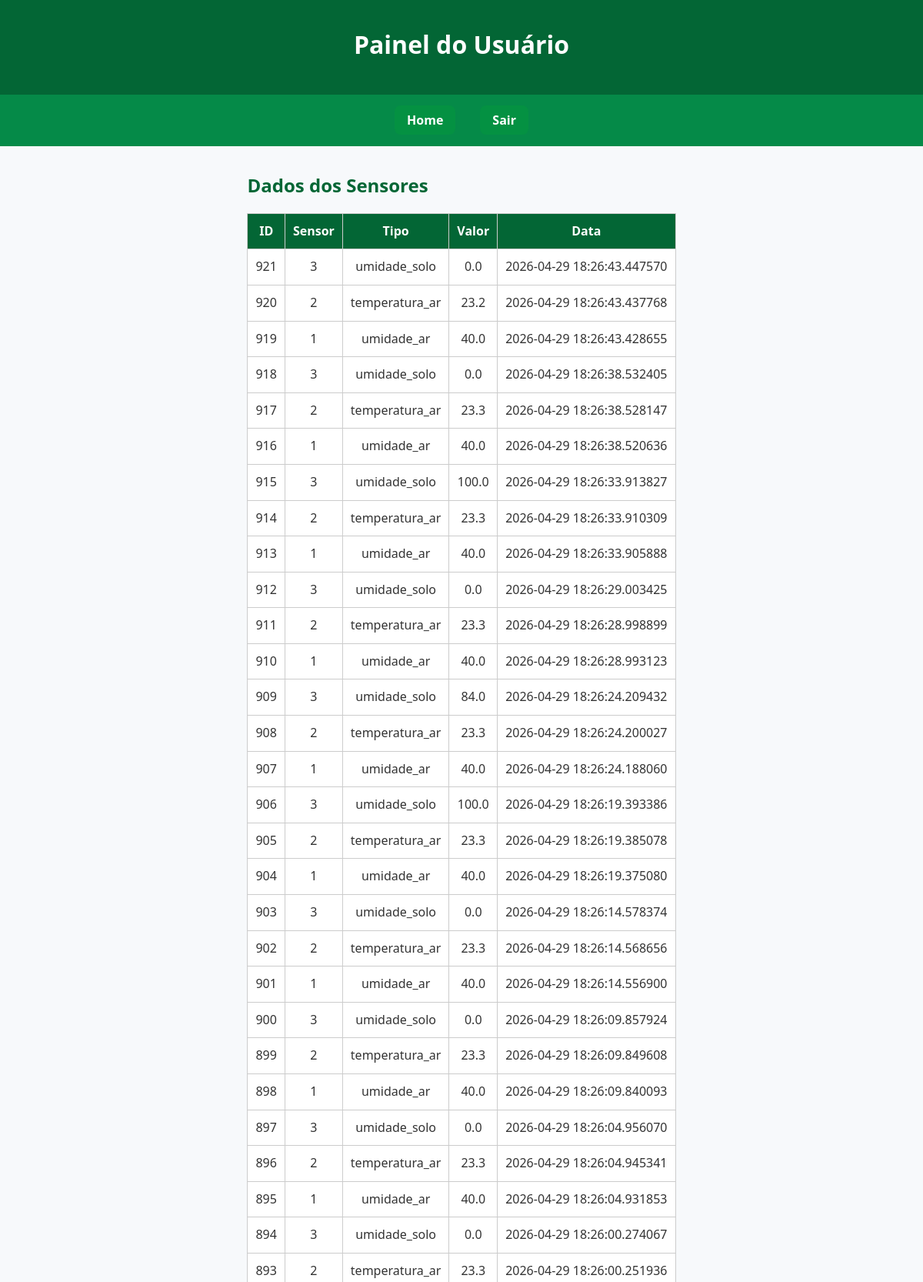
/user (upper part), run on the app's committed database.
### modelo/leitura.py (models this page shows, shortened)
class Leitura(db.Model):
    __tablename__ = "leituras"
    id = db.Column(db.Integer, primary_key=True)
    sensor_id = db.Column(db.String(50), nullable=False)
    tipo = db.Column(db.String(50), nullable=False)
    valor = db.Column(db.Float, nullable=False)
    timestamp = db.Column(db.DateTime, default=lambda: datetime.now(ZoneInfo("America/Sao_Paulo")))

### routes/usuario_bp.py (the view)
@login_required
@user_bp.route("/user", methods=["GET"])
def user_list():
    leituras = LeituraDAO.listar_todas()
    leituras_data = [{
        "id": l.id,
        "sensor_id": l.sensor_id,
        "tipo": l.tipo,
        "valor": getattr(l, "valor", None),
        "timestamp": str(l.timestamp)
    } for l in leituras]
    return render_template("user_list.html", leituras=leituras_data)

### dao/leituraDAO.py (called while the page is built)
    @staticmethod
    def listar_todas():
        return Leitura.query.order_by(Leitura.timestamp.desc()).all()

### templates/user_list.html (shortened to what this page needs)
<!DOCTYPE html>
<html>
<head>
    <link rel="stylesheet" href="/static/css/painel.css">
</head>
<body>
<header>
    <h1>Painel do Usuário</h1>
</header>
<nav>
    <ul>
        <li><a href="/painel">Home</a></li>
        <li><a href="/nome/logout">Sair</a></li>
    </ul>
</nav>
<main>
<h2>Dados dos Sensores </h2>
<table>
    <tr>
        <th>ID</th>
        <th>Sensor</th>
        <th>Tipo</th>
        <th>Valor</th>
        <th>Data</th>
    </tr>
    {% for l in leituras %}
    <tr>
        <td>{{ l.id }}</td>
        <td>{{ l.sensor_id }}</td>
        <td>{{ l.tipo }}</td>
        <td>{{ l.valor }}</td>
        <td>{{ l.timestamp }}</td>
    </tr>
    {% endfor %}
</table>
</main>
</body>
</html>

### static/css/painel.css (style rules this page uses)
* { margin: 0; padding: 0; box-sizing: border-box; font-family: "Segoe UI", Roboto, sans-serif; }
body { background: #f7f9fb; color: #333; line-height: 1.6; display: flex; flex-direction: column; min-height: 100vh; }
header { background: #036635; color: #fff; text-align: center; padding: 2rem 1rem; box-shadow: 0 2px 6px rgba(0,0,0,0.2); }
header h1 { font-size: 2rem; margin-bottom: .5rem; }
nav { background: #058a48; padding: 0.8rem; }
nav ul { list-style: none; display: flex; justify-content: center; flex-wrap: wrap; }
nav ul li { margin: 0.5rem 1rem; }
nav ul li a { color: #fff; text-decoration: none; padding: .5rem 1rem; border-radius: 8px; background: #049142; transition: 0.3s; font-weight: bold; }
main { flex: 1; padding: 2rem; max-width: 900px; margin: auto; }
main h2 { color: #036635; margin-bottom: 1rem; }
table { width: 100%; border-collapse: collapse; background: white; }
th, td { padding: 10px; border: 1px solid #ccc; text-align: center; }
th { background-color: #036635; color: white; }

### data on the page
Leitura: id "921", sensor_id "3", tipo "umidade_solo", valor "0.0", timestamp "2026-04-29 18:26:43.447570"
Leitura: id "920", sensor_id "2", tipo "temperatura_ar", valor "23.2", timestamp "2026-04-29 18:26:43.437768"
Leitura: id "919", sensor_id "1", tipo "umidade_ar", valor "40.0", timestamp "2026-04-29 18:26:43.428655"
Leitura: id "918", sensor_id "3", tipo "umidade_solo", valor "0.0", timestamp "2026-04-29 18:26:38.532405"
Leitura: id "917", sensor_id "2", tipo "temperatura_ar", valor "23.3", timestamp "2026-04-29 18:26:38.528147"
Leitura: id "916", sensor_id "1", tipo "umidade_ar", valor "40.0", timestamp "2026-04-29 18:26:38.520636"
Leitura: id "915", sensor_id "3", tipo "umidade_solo", valor "100.0", timestamp "2026-04-29 18:26:33.913827"
Leitura: id "914", sensor_id "2", tipo "temperatura_ar", valor "23.3", timestamp "2026-04-29 18:26:33.910309"
Leitura: id "913", sensor_id "1", tipo "umidade_ar", valor "40.0", timestamp "2026-04-29 18:26:33.905888"
Leitura: id "912", sensor_id "3", tipo "umidade_solo", valor "0.0", timestamp "2026-04-29 18:26:29.003425"
Leitura: id "911", sensor_id "2", tipo "temperatura_ar", valor "23.3", timestamp "2026-04-29 18:26:28.998899"
Leitura: id "910", sensor_id "1", tipo "umidade_ar", valor "40.0", timestamp "2026-04-29 18:26:28.993123"
Leitura: id "909", sensor_id "3", tipo "umidade_solo", valor "84.0", timestamp "2026-04-29 18:26:24.209432"
Leitura: id "908", sensor_id "2", tipo "temperatura_ar", valor "23.3", timestamp "2026-04-29 18:26:24.200027"
Leitura: id "907", sensor_id "1", tipo "umidade_ar", valor "40.0", timestamp "2026-04-29 18:26:24.188060"
Leitura: id "906", sensor_id "3", tipo "umidade_solo", valor "100.0", timestamp "2026-04-29 18:26:19.393386"
Leitura: id "905", sensor_id "2", tipo "temperatura_ar", valor "23.3", timestamp "2026-04-29 18:26:19.385078"
Leitura: id "904", sensor_id "1", tipo "umidade_ar", valor "40.0", timestamp "2026-04-29 18:26:19.375080"
Leitura: id "903", sensor_id "3", tipo "umidade_solo", valor "0.0", timestamp "2026-04-29 18:26:14.578374"
Leitura: id "902", sensor_id "2", tipo "temperatura_ar", valor "23.3", timestamp "2026-04-29 18:26:14.568656"
Leitura: id "901", sensor_id "1", tipo "umidade_ar", valor "40.0", timestamp "2026-04-29 18:26:14.556900"
Leitura: id "900", sensor_id "3", tipo "umidade_solo", valor "0.0", timestamp "2026-04-29 18:26:09.857924"
Leitura: id "899", sensor_id "2", tipo "temperatura_ar", valor "23.3", timestamp "2026-04-29 18:26:09.849608"
Leitura: id "898", sensor_id "1", tipo "umidade_ar", valor "40.0", timestamp "2026-04-29 18:26:09.840093"
Leitura: id "897", sensor_id "3", tipo "umidade_solo", valor "0.0", timestamp "2026-04-29 18:26:04.956070"
Leitura: id "896", sensor_id "2", tipo "temperatura_ar", valor "23.3", timestamp "2026-04-29 18:26:04.945341"
Leitura: id "895", sensor_id "1", tipo "umidade_ar", valor "40.0", timestamp "2026-04-29 18:26:04.931853"
Leitura: id "894", sensor_id "3", tipo "umidade_solo", valor "0.0", timestamp "2026-04-29 18:26:00.274067"
Leitura: id "893", sensor_id "2", tipo "temperatura_ar", valor "23.3", timestamp "2026-04-29 18:26:00.251936"
